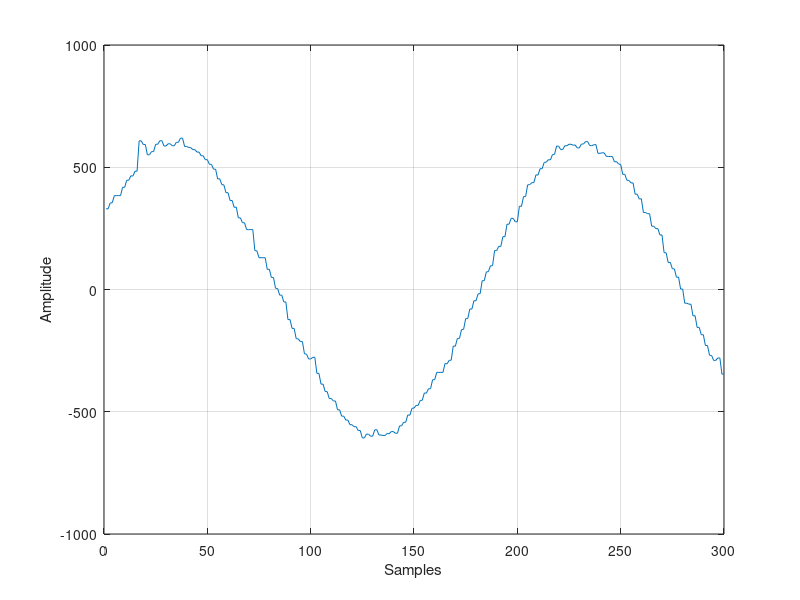
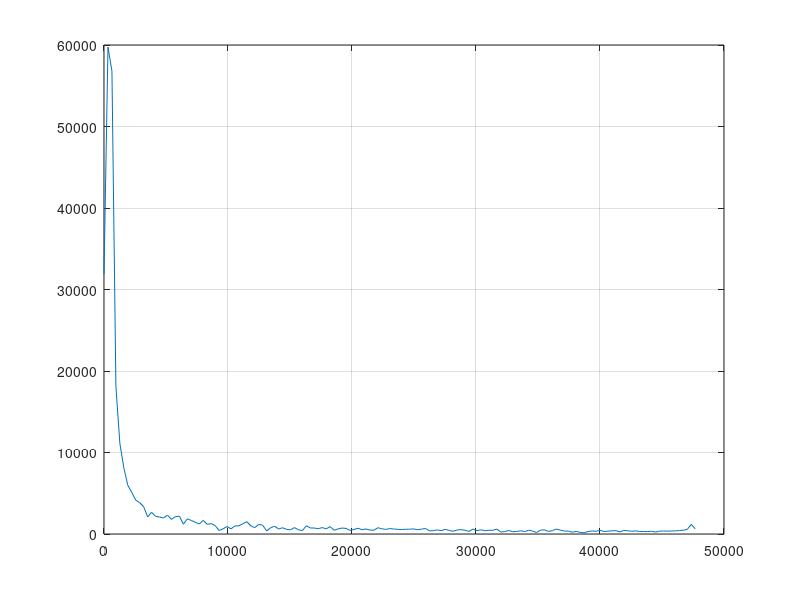

Source code (MATLAB) for these figures, in order:
load('pomiarykodek1kHz.mat');

figure();
plot(pomiarykodek1kHz); grid on;
xlabel('Samples'); ylabel('Amplitude');

signal_fft = abs(fft(pomiarykodek1kHz));
Fs = 96000;
n = length(signal_fft);
f = 0:(Fs/n):Fs-Fs/n;
figure();
plot(f(1:end/2), signal_fft(1:end/2)); grid on;
